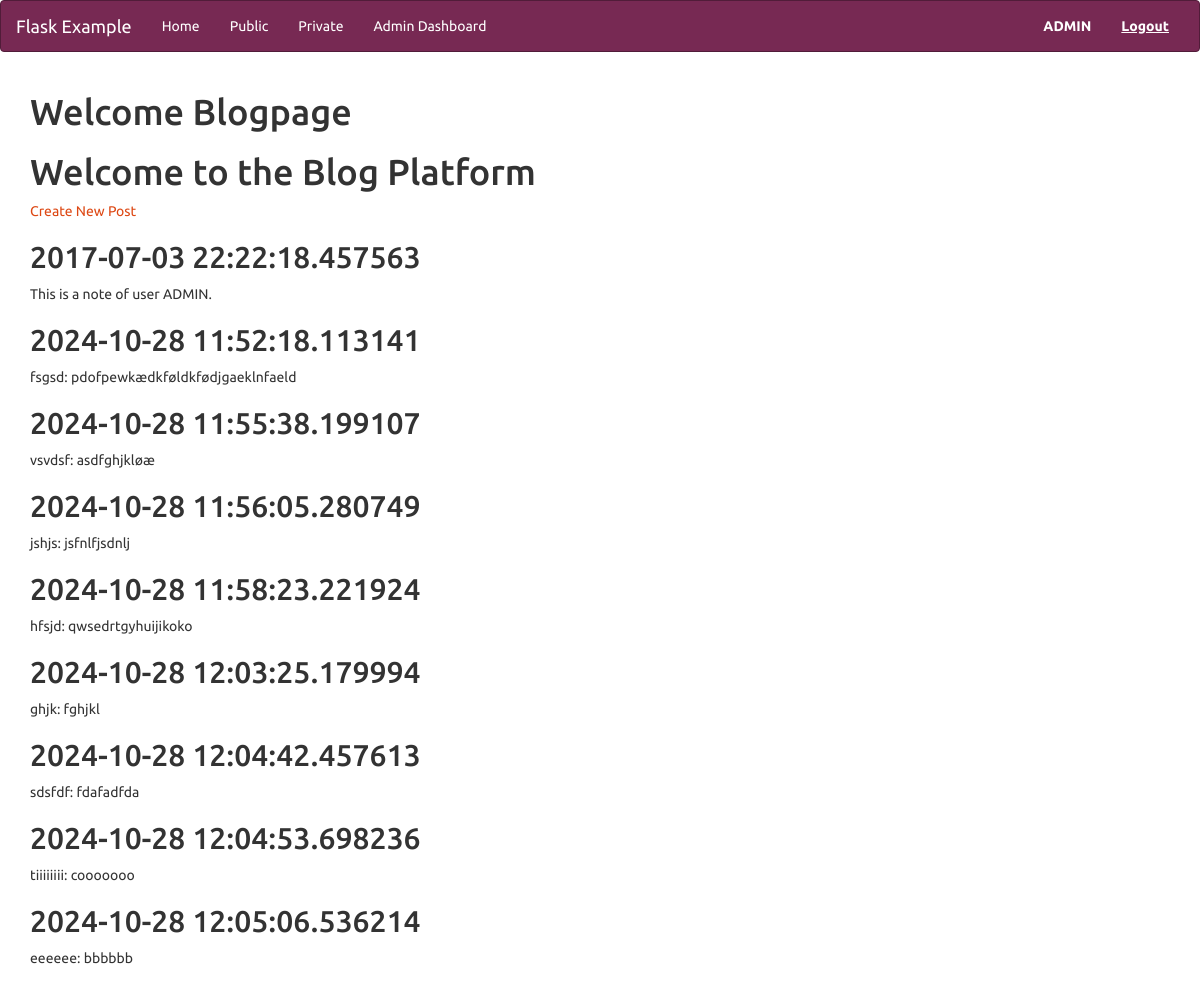
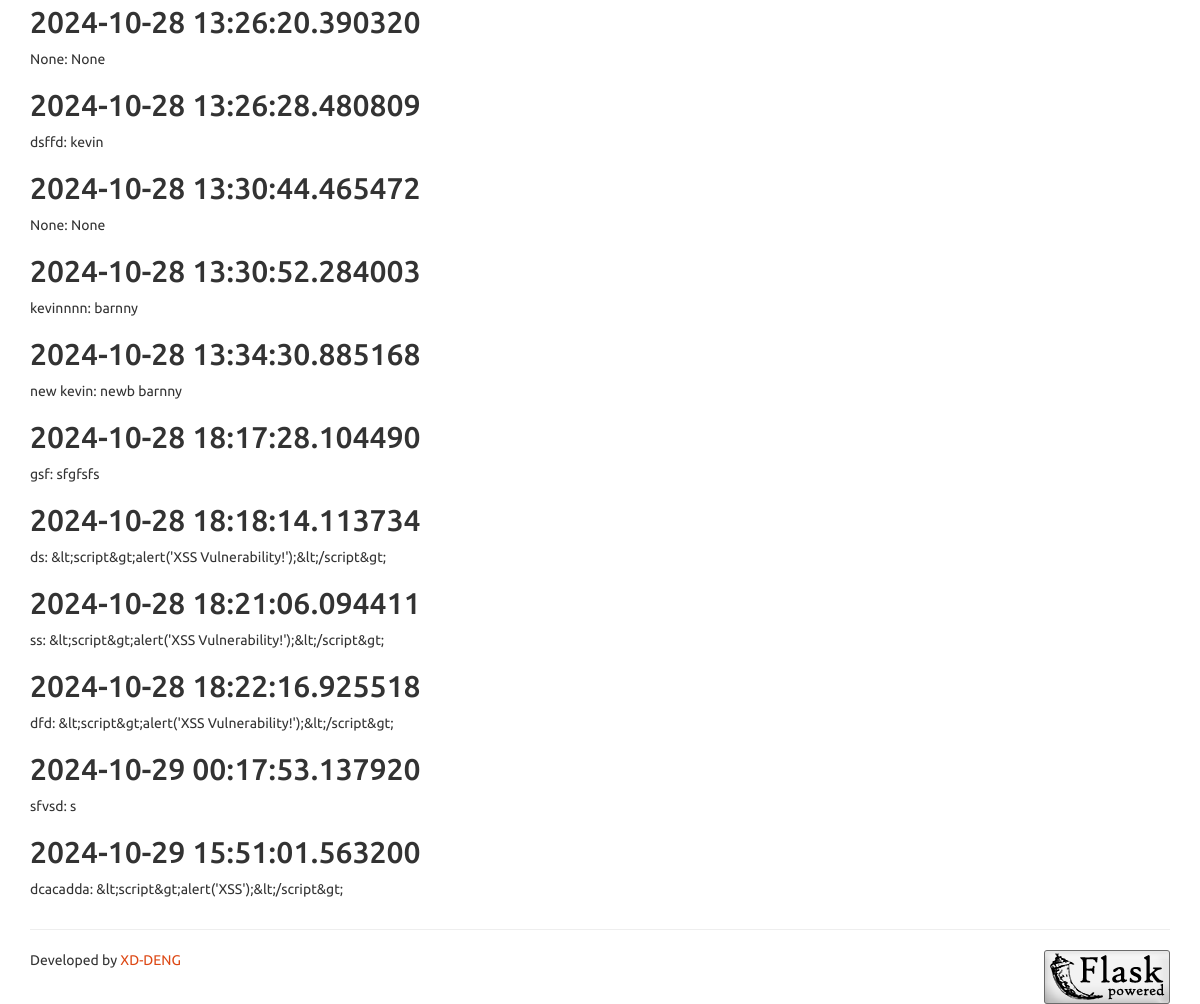
The page / (signed in) on the database its author committed (2 pictures, top to bottom).
### tables this page shows
CREATE TABLE notes
(
    user      text,
    timestamp text,
    note      text,
    note_id   text
);

### app.py (the view)
@app.route("/")
def FUN_root():
    posts = read_note_from_db(session.get('current_user', 'public'))  # Adjust based on how your function works
    return render_template("index.html", posts=posts)

### database2.py (called while the page is built)
def read_note_from_db(id):
    session = Session()
    query = text("SELECT note_id, timestamp, note FROM notes WHERE user = :user;")
    result = session.execute(query, {'user': id.upper()})
    notes = result.fetchall()
    session.close()
    return notes

### templates/index.html
{% extends "layout.html" %}
{% block page_title %}Welcome Blogpage{% endblock %}
{% block body %}
    <h1>Welcome to the Blog Platform</h1>
    <a href="{{ url_for('new_post') }}">Create New Post</a>
    <div>
        {% for post in posts %}
            <div class="post">
                <h2>{{ post[1] }}</h2>
                <p>{{ post[2] }}</p>
            </div>
        {% endfor %}
    </div>
{% endblock %}

### templates/layout.html (shortened to what this page needs)
<html>
<link rel="stylesheet" href="{{ url_for('static', filename='css/bootstrap.min.united.css') }}">
<nav class="navbar navbar-inverse">
    <div class="container-fluid">
        <div class="navbar-header">
            <a class="navbar-brand" href="/">Flask Example</a>
        </div>
        <div class="collapse navbar-collapse" id="myNavbar">
        <ul class="nav navbar-nav">
            <li><a href="{{ url_for('FUN_root') }}">Home</a></li>
            <li><a href="{{ url_for('FUN_public') }}">Public</a></li>
            {% if session.get("current_user", None) != None %}
	       <li><a href="{{ url_for('FUN_private') }}">Private</a></li>
	    {% endif%}
            {% if session.get("current_user", None) == "ADMIN" %}
	      <li><a href="{{ url_for('FUN_admin') }}">Admin Dashboard</a></li>
	    {% endif %}
        </ul>
        <ul class="nav navbar-nav navbar-right">
        {% if session.get("current_user", None) == None %}
                <form action="/login" method="post" class="navbar-form navbar-right">
                    <div class="form-group">
                      <input type="text" name="id" placeholder="User Name" class="form-control">
                    </div>
                    <div class="form-group">
                      <input type="password" name="pw" placeholder="Password" class="form-control">
                    </div>
                    <button type="submit" class="btn btn-success">Log In</button>
                </form>
        {% else %}
        <li>
              <a><b>{{ session.get("current_user") }}</b></a></li>
              <li><a href="{{ url_for('FUN_logout') }}"><b><u>Logout</u></b></a>
          </li>
        {% endif %}
        </ul>
        </div>
    </div>
    </nav>
<div class="container">
  <h1>{% block page_title %}{% endblock %}</h1>
  <p>{% block body %}{% endblock %}</p>
</div>
<div class='container'>
<hr>
Developed by <a href='https://github.com/XD-DENG'>XD-DENG</a>
<a href="http://flask.pocoo.org/"><img
   src="{{ url_for('static', filename='img/flask-powered.png') }}"
   border="0"
   align="right"
   alt="Flask powered"
   title="Flask powered"></a>
</div>
</html>

### rows shown on the page
notes: timestamp "2017-07-03 22:22:18.457563", note "This is a note of user ADMIN."
notes: timestamp "2024-10-28 11:52:18.113141", note "fsgsd: pdofpewkædkføldkfødjgaeklnfaeld"
notes: timestamp "2024-10-28 11:55:38.199107", note "vsvdsf: asdfghjkløæ"
notes: timestamp "2024-10-28 11:56:05.280749", note "jshjs: jsfnlfjsdnlj"
notes: timestamp "2024-10-28 11:58:23.221924", note "hfsjd: qwsedrtgyhuijikoko"
notes: timestamp "2024-10-28 12:03:25.179994", note "ghjk: fghjkl"
notes: timestamp "2024-10-28 12:04:42.457613", note "sdsfdf: fdafadfda"
notes: timestamp "2024-10-28 12:04:53.698236", note "tiiiiiiii: cooooooo"
notes: timestamp "2024-10-28 12:05:06.536214", note "eeeeee: bbbbbb"
notes: timestamp "2024-10-28 13:26:20.390320", note "None: None"
notes: timestamp "2024-10-28 13:26:28.480809", note "dsffd: kevin"
notes: timestamp "2024-10-28 13:30:44.465472", note "None: None"
notes: timestamp "2024-10-28 13:30:52.284003", note "kevinnnn: barnny"
notes: timestamp "2024-10-28 13:34:30.885168", note "new kevin: newb barnny"
notes: timestamp "2024-10-28 18:17:28.104490", note "gsf: sfgfsfs"
notes: timestamp "2024-10-28 18:18:14.113734", note "ds: &lt;script&gt;alert('XSS Vulnerability!');&lt;/script&gt;"
notes: timestamp "2024-10-28 18:21:06.094411", note "ss: &lt;script&gt;alert('XSS Vulnerability!');&lt;/script&gt;"
notes: timestamp "2024-10-28 18:22:16.925518", note "dfd: &lt;script&gt;alert('XSS Vulnerability!');&lt;/script&gt;"
notes: timestamp "2024-10-29 00:17:53.137920", note "sfvsd: s"
notes: timestamp "2024-10-29 15:51:01.563200", note "dcacadda: &lt;script&gt;alert('XSS');&lt;/script&gt;"

### other values the page prints
{{ session.get("current_user") }} "ADMIN"
